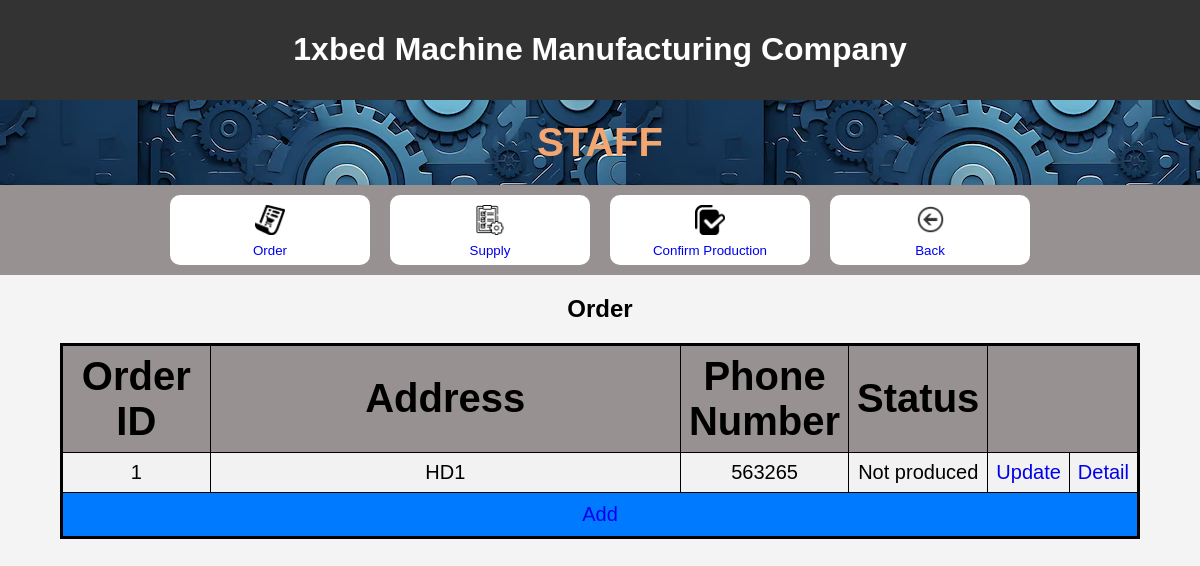
The app's page /staff/order, older data.
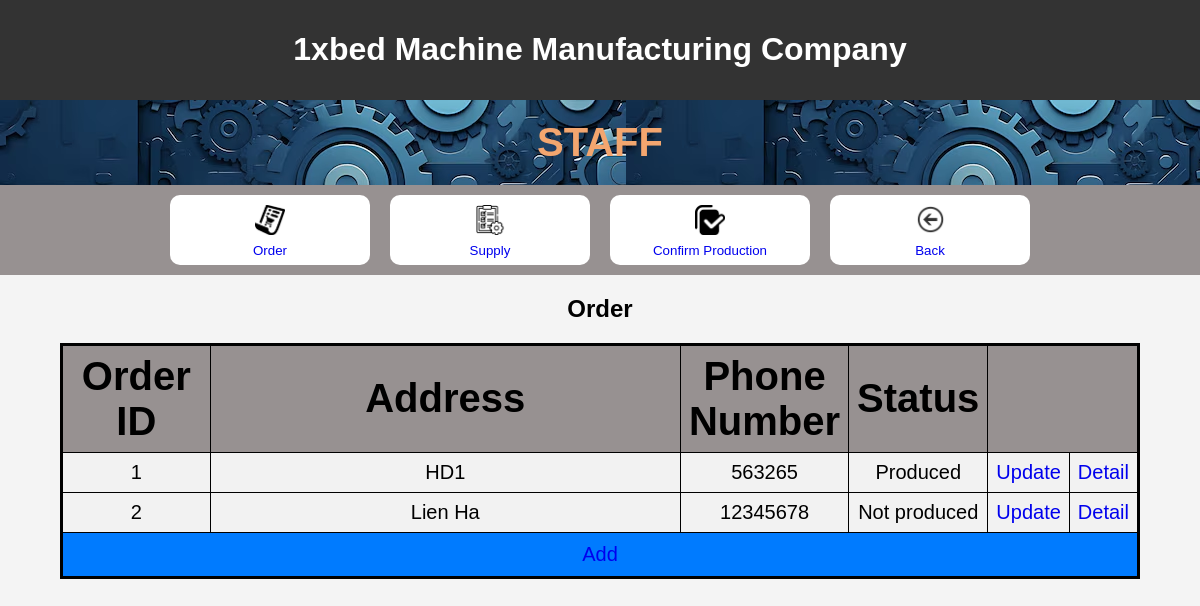
The same page, newer data.
### myproject/models.py (models this page shows)
class Order(models.Model):
    order_id = models.IntegerField()
    address = models.CharField(max_length=100)
    phone_number = models.IntegerField(null = True)
    status = models.CharField(max_length=100)

### myproject/views.py (the view)
# urls.py: path("staff/order", views.Order_.main, name="staff/order"),
    def main(request):
        list_order = Order.objects.all()
        context = {"list_order": list_order}
        return render(request, "myproject/order/main.html", context)

### myproject/templates/myproject/order/main.html (shortened to what this page needs)
<!DOCTYPE html>
<html lang="en">
<head>
    {% load static %}
    <link rel="stylesheet" href="{% static 'css/welcomepage.css' %}">
</head>
<body>
    <header>
        <h1>1xbed Machine Manufacturing Company</h1>
    </header>
    <h1 id = welcome>STAFF</h1>
    <div id = link>
    <button id = choice><a
    href="order">
        <img id =icon src="{% static 'img/order.png' %}"
        width="50"
        height="50" >
        <br>
        Order
    </a></button>
    <button id = choice><a
    href="supply">
        <img id =icon src="{% static 'img/work-list.png' %}"
        width="50"
        height="50" >
        <br>
        Supply
    </a></button>
    <button id = choice><a
    href="confirm_production">
        <img id =icon src="{% static 'img/checked.png' %}"
        width="50"
        height="50" >
        <br>
        Confirm Production
    </a></button>
    <button id = choice>
        <a
        href="{% url 'homepage' %}">
        <img id =icon src="{% static 'img/back.png' %}"
        width="50"
        height="50">
        <br>
        Back
    </a> </button>
    </div>
<h2>Order</h2>
<table border="1">
    <tr>
        <th >Order ID</th>
        <th>Address</th>
        <th >Phone Number</th>
        <th >Status</th>
        <th colspan="2"></th>
    </tr>
{% for order in list_order %}
    <tr>
        <td width =15%>{{ order.order_id }}</td>
        <td width =60%>{{ order.address }}</td>
        <td>{{ order.phone_number }}</td>
        <td >{{ order.status }}</td>
        <td width = 5%><a href="order/{{ order.order_id }}/update_order">Update</a></td>
        <td width = 5%><a href="order/{{ order.order_id }}/show_product">Detail</a></td>
    </tr>
{% endfor %}
<tr>
    <td id = add colspan="6">
        <a href="order/add_order" id="add" class="button">Add</a>
    </td>
</tr>
</table>
</body>
</html>

### myproject/static/css/welcomepage.css (style rules this page uses)
body { font-family: Arial, sans-serif; margin: 0; padding: 0; background-color: #f4f4f4; }
header { background-color: #333; color: #fff; padding: 10px 0; text-align: center; }
h1#welcome { background-image: url('logo.jpg'); font-size: 40px; margin: 0; padding: 20px 0; color: #f3a66f; text-align: center; font-style: bold; }
h2 { text-align: center; margin-bottom: 20px; color: black; }
button#choice { background-color: white; color: #fff; border: none; padding: 10px 20px; border-radius: 10px; cursor: pointer; position: center; width: 200px; height: 70px; margin: 10px; }
div#link { display: flex; justify-content: center; align-items: center; flex-wrap: wrap; background-color: #979191; height: 90px; }
table { width: 90%; border-collapse: collapse; background-color: #f2f2f2; font-size: 20px; border: 3px solid black; margin-top: 10px; margin: auto; }
td { border: 1px solid black; padding: 8px; text-align: center; }
td#add { background-color: #007bff; color: white; text-align: center; padding: 10px; height: 20px; }
a { display: inline-block; width: 100%; text-decoration: none; text-align: center; line-height: 20px; }
th { border: 1px solid black; padding: 8px; text-align: center; font-size: 40px; background-color: #979191; }
img#icon { width: 30px; height: 30px; }

Row changes from the older to the newer data that the page shows:
changed Order "HD1": status "Not produced" → "Produced"
added Order: order_id "2", address "Lien Ha", phone_number "12345678", status "Not produced"
